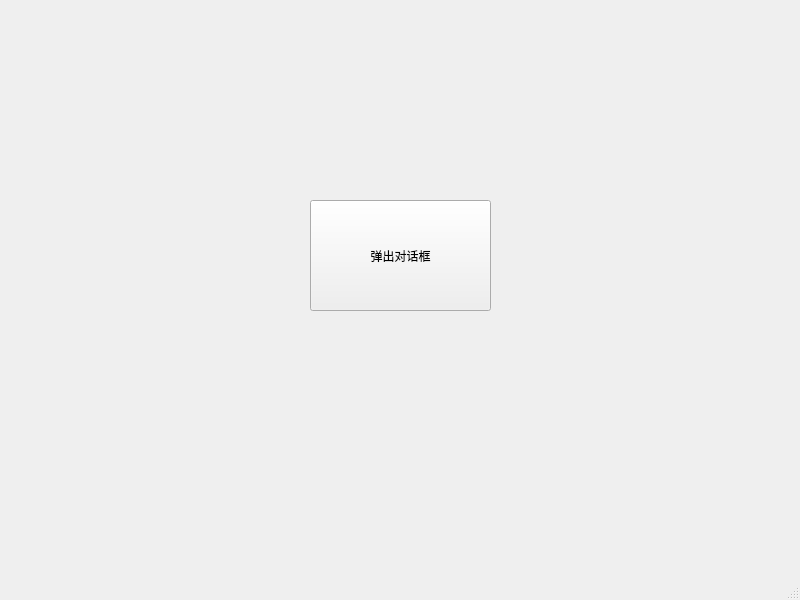
<?xml version="1.0" encoding="UTF-8"?>
<ui version="4.0">
 <class>MainWindow</class>
 <widget class="QMainWindow" name="MainWindow">
  <property name="geometry">
   <rect>
    <x>0</x>
    <y>0</y>
    <width>800</width>
    <height>600</height>
   </rect>
  </property>
  <property name="windowTitle">
   <string>MainWindow</string>
  </property>
  <widget class="QWidget" name="centralwidget">
   <widget class="QPushButton" name="pushButton">
    <property name="geometry">
     <rect>
      <x>310</x>
      <y>200</y>
      <width>181</width>
      <height>111</height>
     </rect>
    </property>
    <property name="text">
     <string>弹出对话框</string>
    </property>
   </widget>
  </widget>
  <widget class="QMenuBar" name="menubar">
   <property name="geometry">
    <rect>
     <x>0</x>
     <y>0</y>
     <width>800</width>
     <height>26</height>
    </rect>
   </property>
  </widget>
  <widget class="QStatusBar" name="statusbar"/>
 </widget>
 <resources/>
 <connections/>
</ui>
